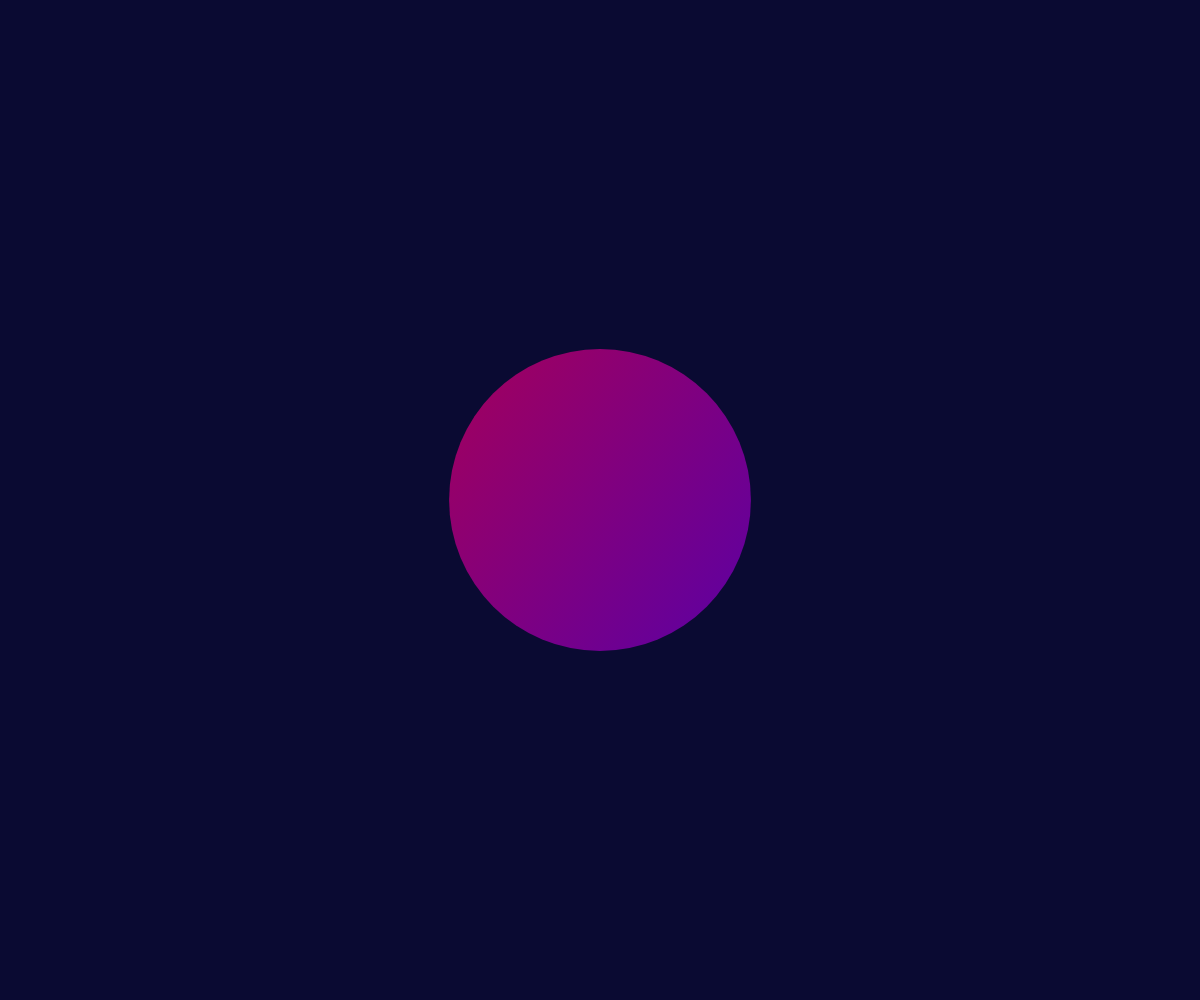
Frame 1 (no input)
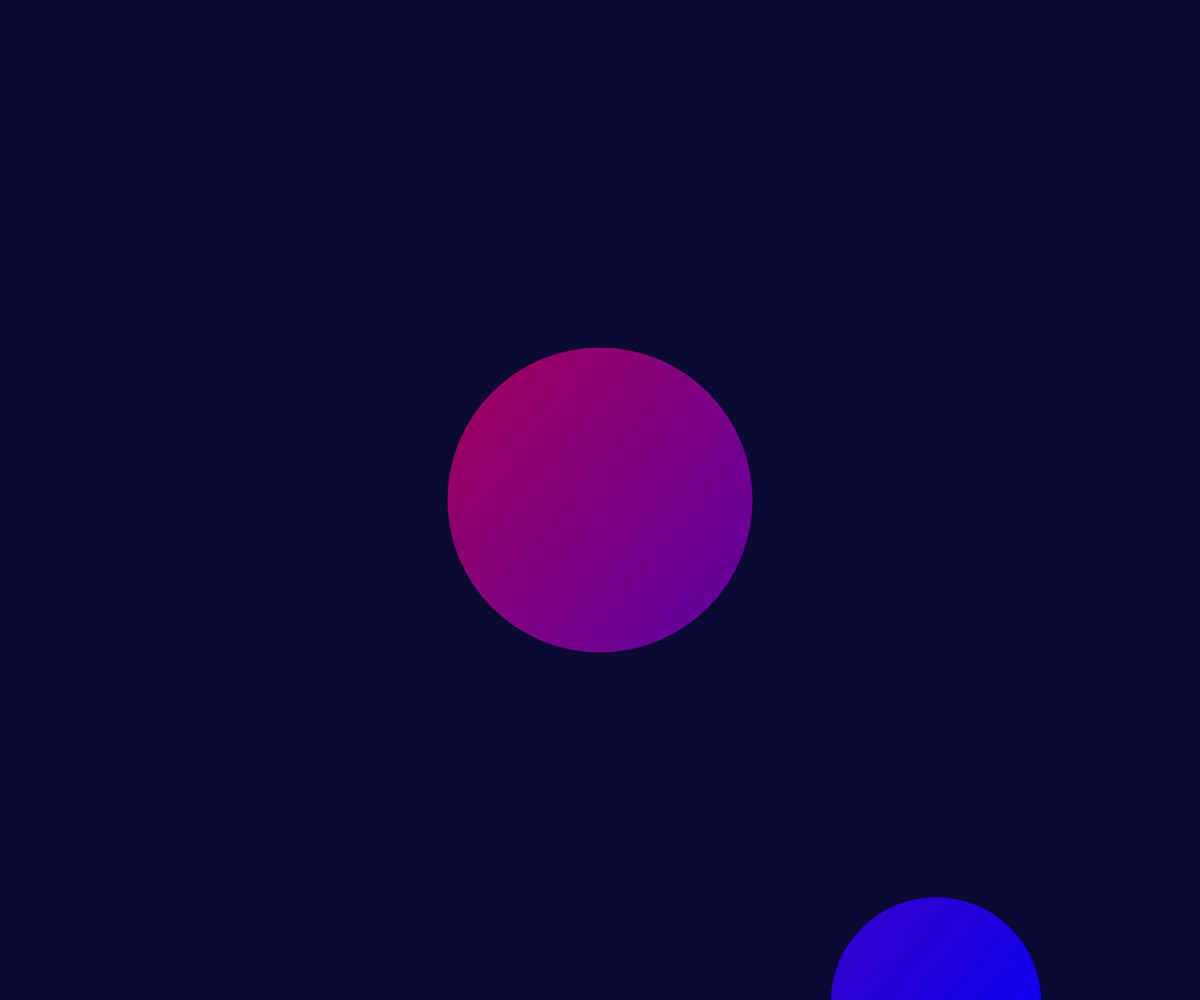
Frame 60 (no input)
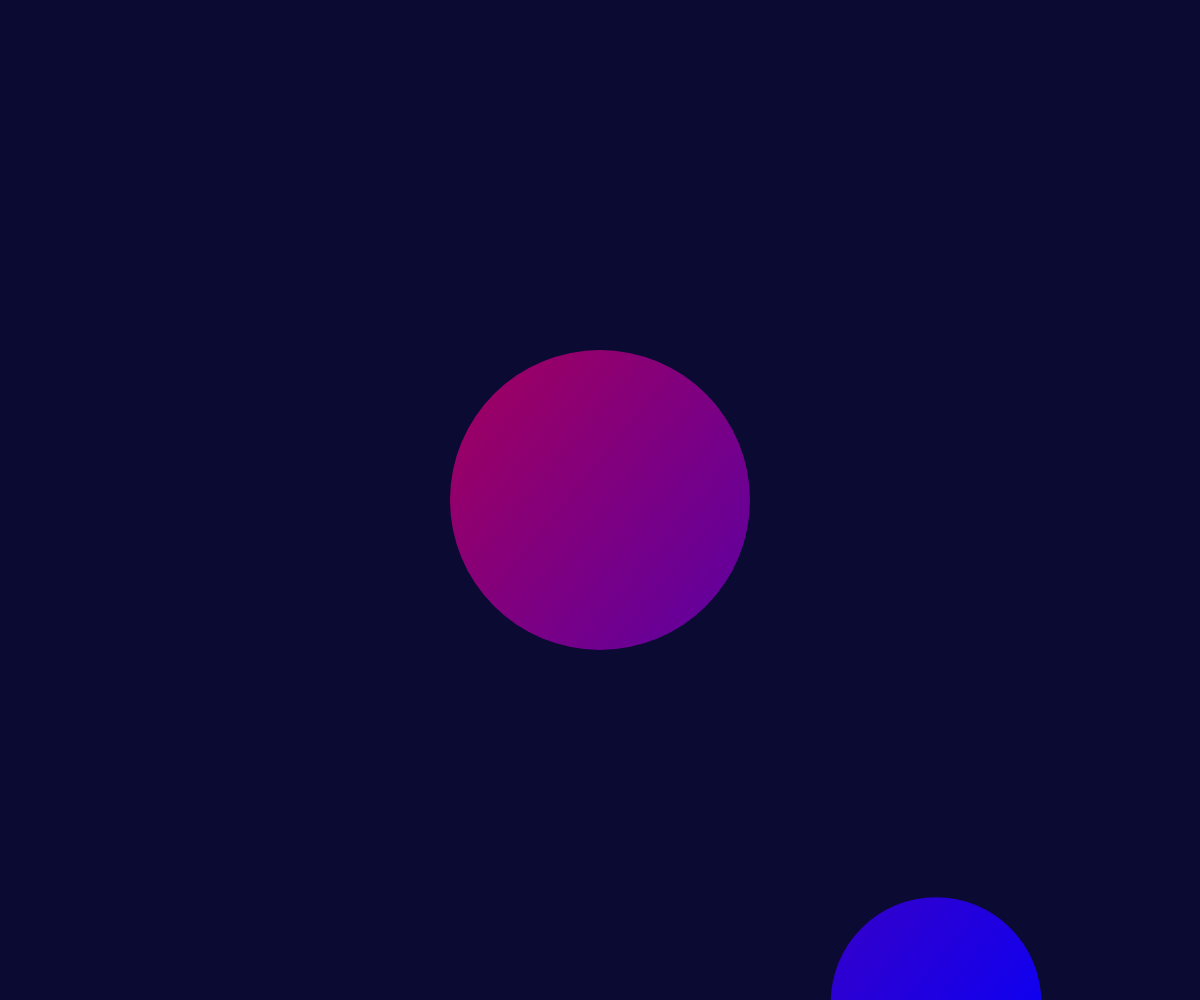
Frame 120 (the mouse pressed at the canvas centre since frame 60)

The p5.js sketch that drew these frames (run headless with seeded random() and noise() and a simulated clock; from frame 60 on, the mouse is pressed at the canvas centre):

// p5.js sketch
// ── sketch.js
let clones = [];

function setup() {
  createCanvas(windowWidth, windowHeight);
  noStroke();
  fill(255, 200, 100, 180);
}

function draw() {
  background(10, 10, 50);
  let gradient = drawingContext.createLinearGradient(20, 20, width - 20, height - 20);
  gradient.addColorStop(0, "red");
  gradient.addColorStop(1, "blue");
  drawingContext.fillStyle = gradient;
  circle(windowWidth / 2, windowHeight / 2, 300 + sin(millis() / 50) * ((((windowWidth / 2) - mouseX)) + (((windowHeight / 2) - mouseY))) * 0.005);
  
  if (!this.lastCloneTime || millis() - this.lastCloneTime > 1000) {
    clones.push({x: windowWidth/2, y: windowHeight/2, r: 100});
    this.lastCloneTime = millis();
  }

  for (let i = 0; i < clones.length; i++) {
    clones[i].x += sin(millis() / 1000 + i)*(((windowWidth/2) - mouseX) * 0.01)*2;
    clones[i].r += cos(millis() / 1000 + i)*((((windowWidth/2) - mouseX)) + (((windowHeight/2) - mouseY)))*0.002;
    clones[i].y += cos(millis() / 1000 + i)*(((windowHeight/2) - mouseY) * 0.01)*2;
    circle(clones[i].x, clones[i].y, clones[i].r);
  }
}
